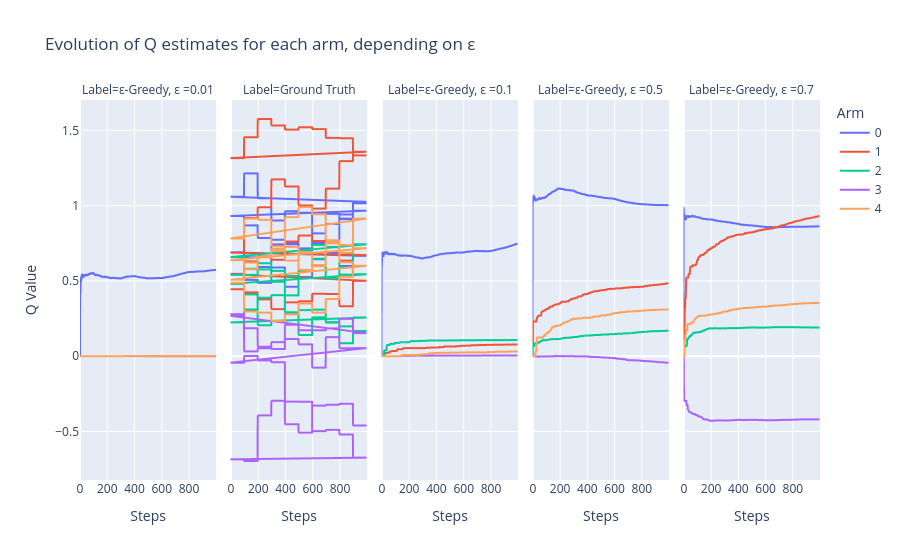

This figure's notebook cell:
### Code cell
plot_Q_evolution(Q_t_eps)

### Figure 1 — Plotly figure (JSON) as saved in the notebook; plotly's stock layout.template omitted (floating-point values rounded to 4 significant figures; data arrays with more than 128 entries replaced by an {"elided": "..."} marker saying what was removed)
{"data": [{"hovertemplate": "Arm=0<br>Label=ε-Greedy, ε =0.01<br>Steps=%{x}<br>Q Value=%{y}<extra></extra>", "legendgroup": "0", "line": {"color": "#636efa", "dash": "solid"}, "marker": {"symbol": "circle"}, "mode": "lines", "name": "0", "showlegend": true, "type": "scattergl", "x": {"elided": "1000 int values"}, "xaxis": "x", "y": {"elided": "1000 float values"}, "yaxis": "y"}, {"hovertemplate": "Arm=0<br>Label=Ground Truth<br>Steps=%{x}<br>Q Value=%{y}<extra></extra>", "legendgroup": "0", "line": {"color": "#636efa", "dash": "solid"}, "marker": {"symbol": "circle"}, "mode": "lines", "name": "0", "showlegend": false, "type": "scattergl", "x": {"elided": "4000 int values"}, "xaxis": "x2", "y": {"elided": "4000 float values"}, "yaxis": "y2"}, {"hovertemplate": "Arm=0<br>Label=ε-Greedy, ε =0.1<br>Steps=%{x}<br>Q Value=%{y}<extra></extra>", "legendgroup": "0", "line": {"color": "#636efa", "dash": "solid"}, "marker": {"symbol": "circle"}, "mode": "lines", "name": "0", "showlegend": false, "type": "scattergl", "x": {"elided": "1000 int values"}, "xaxis": "x3", "y": {"elided": "1000 float values"}, "yaxis": "y3"}, {"hovertemplate": "Arm=0<br>Label=ε-Greedy, ε =0.5<br>Steps=%{x}<br>Q Value=%{y}<extra></extra>", "legendgroup": "0", "line": {"color": "#636efa", "dash": "solid"}, "marker": {"symbol": "circle"}, "mode": "lines", "name": "0", "showlegend": false, "type": "scattergl", "x": {"elided": "1000 int values"}, "xaxis": "x4", "y": {"elided": "1000 float values"}, "yaxis": "y4"}, {"hovertemplate": "Arm=0<br>Label=ε-Greedy, ε =0.7<br>Steps=%{x}<br>Q Value=%{y}<extra></extra>", "legendgroup": "0", "line": {"color": "#636efa", "dash": "solid"}, "marker": {"symbol": "circle"}, "mode": "lines", "name": "0", "showlegend": false, "type": "scattergl", "x": {"elided": "1000 int values"}, "xaxis": "x5", "y": {"elided": "1000 float values"}, "yaxis": "y5"}, {"hovertemplate": "Arm=1<br>Label=ε-Greedy, ε =0.01<br>Steps=%{x}<br>Q Value=%{y}<extra></extra>", "legendgroup": "1", "line": {"color": "#EF553B", "dash": "solid"}, "marker": {"symbol": "circle"}, "mode": "lines", "name": "1", "showlegend": true, "type": "scattergl", "x": {"elided": "1000 int values"}, "xaxis": "x", "y": {"elided": "1000 int values"}, "yaxis": "y"}, {"hovertemplate": "Arm=1<br>Label=Ground Truth<br>Steps=%{x}<br>Q Value=%{y}<extra></extra>", "legendgroup": "1", "line": {"color": "#EF553B", "dash": "solid"}, "marker": {"symbol": "circle"}, "mode": "lines", "name": "1", "showlegend": false, "type": "scattergl", "x": {"elided": "4000 int values"}, "xaxis": "x2", "y": {"elided": "4000 float values"}, "yaxis": "y2"}, {"hovertemplate": "Arm=1<br>Label=ε-Greedy, ε =0.1<br>Steps=%{x}<br>Q Value=%{y}<extra></extra>", "legendgroup": "1", "line": {"color": "#EF553B", "dash": "solid"}, "marker": {"symbol": "circle"}, "mode": "lines", "name": "1", "showlegend": false, "type": "scattergl", "x": {"elided": "1000 int values"}, "xaxis": "x3", "y": {"elided": "1000 float values"}, "yaxis": "y3"}, {"hovertemplate": "Arm=1<br>Label=ε-Greedy, ε =0.5<br>Steps=%{x}<br>Q Value=%{y}<extra></extra>", "legendgroup": "1", "line": {"color": "#EF553B", "dash": "solid"}, "marker": {"symbol": "circle"}, "mode": "lines", "name": "1", "showlegend": false, "type": "scattergl", "x": {"elided": "1000 int values"}, "xaxis": "x4", "y": {"elided": "1000 float values"}, "yaxis": "y4"}, {"hovertemplate": "Arm=1<br>Label=ε-Greedy, ε =0.7<br>Steps=%{x}<br>Q Value=%{y}<extra></extra>", "legendgroup": "1", "line": {"color": "#EF553B", "dash": "solid"}, "marker": {"symbol": "circle"}, "mode": "lines", "name": "1", "showlegend": false, "type": "scattergl", "x": {"elided": "1000 int values"}, "xaxis": "x5", "y": {"elided": "1000 float values"}, "yaxis": "y5"}, {"hovertemplate": "Arm=2<br>Label=ε-Greedy, ε =0.01<br>Steps=%{x}<br>Q Value=%{y}<extra></extra>", "legendgroup": "2", "line": {"color": "#00cc96", "dash": "solid"}, "marker": {"symbol": "circle"}, "mode": "lines", "name": "2", "showlegend": true, "type": "scattergl", "x": {"elided": "1000 int values"}, "xaxis": "x", "y": {"elided": "1000 float values"}, "yaxis": "y"}, {"hovertemplate": "Arm=2<br>Label=Ground Truth<br>Steps=%{x}<br>Q Value=%{y}<extra></extra>", "legendgroup": "2", "line": {"color": "#00cc96", "dash": "solid"}, "marker": {"symbol": "circle"}, "mode": "lines", "name": "2", "showlegend": false, "type": "scattergl", "x": {"elided": "4000 int values"}, "xaxis": "x2", "y": {"elided": "4000 float values"}, "yaxis": "y2"}, {"hovertemplate": "Arm=2<br>Label=ε-Greedy, ε =0.1<br>Steps=%{x}<br>Q Value=%{y}<extra></extra>", "legendgroup": "2", "line": {"color": "#00cc96", "dash": "solid"}, "marker": {"symbol": "circle"}, "mode": "lines", "name": "2", "showlegend": false, "type": "scattergl", "x": {"elided": "1000 int values"}, "xaxis": "x3", "y": {"elided": "1000 float values"}, "yaxis": "y3"}, {"hovertemplate": "Arm=2<br>Label=ε-Greedy, ε =0.5<br>Steps=%{x}<br>Q Value=%{y}<extra></extra>", "legendgroup": "2", "line": {"color": "#00cc96", "dash": "solid"}, "marker": {"symbol": "circle"}, "mode": "lines", "name": "2", "showlegend": false, "type": "scattergl", "x": {"elided": "1000 int values"}, "xaxis": "x4", "y": {"elided": "1000 float values"}, "yaxis": "y4"}, {"hovertemplate": "Arm=2<br>Label=ε-Greedy, ε =0.7<br>Steps=%{x}<br>Q Value=%{y}<extra></extra>", "legendgroup": "2", "line": {"color": "#00cc96", "dash": "solid"}, "marker": {"symbol": "circle"}, "mode": "lines", "name": "2", "showlegend": false, "type": "scattergl", "x": {"elided": "1000 int values"}, "xaxis": "x5", "y": {"elided": "1000 float values"}, "yaxis": "y5"}, {"hovertemplate": "Arm=3<br>Label=ε-Greedy, ε =0.01<br>Steps=%{x}<br>Q Value=%{y}<extra></extra>", "legendgroup": "3", "line": {"color": "#ab63fa", "dash": "solid"}, "marker": {"symbol": "circle"}, "mode": "lines", "name": "3", "showlegend": true, "type": "scattergl", "x": {"elided": "1000 int values"}, "xaxis": "x", "y": {"elided": "1000 float values"}, "yaxis": "y"}, {"hovertemplate": "Arm=3<br>Label=Ground Truth<br>Steps=%{x}<br>Q Value=%{y}<extra></extra>", "legendgroup": "3", "line": {"color": "#ab63fa", "dash": "solid"}, "marker": {"symbol": "circle"}, "mode": "lines", "name": "3", "showlegend": false, "type": "scattergl", "x": {"elided": "4000 int values"}, "xaxis": "x2", "y": {"elided": "4000 float values"}, "yaxis": "y2"}, {"hovertemplate": "Arm=3<br>Label=ε-Greedy, ε =0.1<br>Steps=%{x}<br>Q Value=%{y}<extra></extra>", "legendgroup": "3", "line": {"color": "#ab63fa", "dash": "solid"}, "marker": {"symbol": "circle"}, "mode": "lines", "name": "3", "showlegend": false, "type": "scattergl", "x": {"elided": "1000 int values"}, "xaxis": "x3", "y": {"elided": "1000 float values"}, "yaxis": "y3"}, {"hovertemplate": "Arm=3<br>Label=ε-Greedy, ε =0.5<br>Steps=%{x}<br>Q Value=%{y}<extra></extra>", "legendgroup": "3", "line": {"color": "#ab63fa", "dash": "solid"}, "marker": {"symbol": "circle"}, "mode": "lines", "name": "3", "showlegend": false, "type": "scattergl", "x": {"elided": "1000 int values"}, "xaxis": "x4", "y": {"elided": "1000 float values"}, "yaxis": "y4"}, {"hovertemplate": "Arm=3<br>Label=ε-Greedy, ε =0.7<br>Steps=%{x}<br>Q Value=%{y}<extra></extra>", "legendgroup": "3", "line": {"color": "#ab63fa", "dash": "solid"}, "marker": {"symbol": "circle"}, "mode": "lines", "name": "3", "showlegend": false, "type": "scattergl", "x": {"elided": "1000 int values"}, "xaxis": "x5", "y": {"elided": "1000 float values"}, "yaxis": "y5"}, {"hovertemplate": "Arm=4<br>Label=ε-Greedy, ε =0.01<br>Steps=%{x}<br>Q Value=%{y}<extra></extra>", "legendgroup": "4", "line": {"color": "#FFA15A", "dash": "solid"}, "marker": {"symbol": "circle"}, "mode": "lines", "name": "4", "showlegend": true, "type": "scattergl", "x": {"elided": "1000 int values"}, "xaxis": "x", "y": {"elided": "1000 float values"}, "yaxis": "y"}, {"hovertemplate": "Arm=4<br>Label=Ground Truth<br>Steps=%{x}<br>Q Value=%{y}<extra></extra>", "legendgroup": "4", "line": {"color": "#FFA15A", "dash": "solid"}, "marker": {"symbol": "circle"}, "mode": "lines", "name": "4", "showlegend": false, "type": "scattergl", "x": {"elided": "4000 int values"}, "xaxis": "x2", "y": {"elided": "4000 float values"}, "yaxis": "y2"}, {"hovertemplate": "Arm=4<br>Label=ε-Greedy, ε =0.1<br>Steps=%{x}<br>Q Value=%{y}<extra></extra>", "legendgroup": "4", "line": {"color": "#FFA15A", "dash": "solid"}, "marker": {"symbol": "circle"}, "mode": "lines", "name": "4", "showlegend": false, "type": "scattergl", "x": {"elided": "1000 int values"}, "xaxis": "x3", "y": {"elided": "1000 float values"}, "yaxis": "y3"}, {"hovertemplate": "Arm=4<br>Label=ε-Greedy, ε =0.5<br>Steps=%{x}<br>Q Value=%{y}<extra></extra>", "legendgroup": "4", "line": {"color": "#FFA15A", "dash": "solid"}, "marker": {"symbol": "circle"}, "mode": "lines", "name": "4", "showlegend": false, "type": "scattergl", "x": {"elided": "1000 int values"}, "xaxis": "x4", "y": {"elided": "1000 float values"}, "yaxis": "y4"}, {"hovertemplate": "Arm=4<br>Label=ε-Greedy, ε =0.7<br>Steps=%{x}<br>Q Value=%{y}<extra></extra>", "legendgroup": "4", "line": {"color": "#FFA15A", "dash": "solid"}, "marker": {"symbol": "circle"}, "mode": "lines", "name": "4", "showlegend": false, "type": "scattergl", "x": {"elided": "1000 int values"}, "xaxis": "x5", "y": {"elided": "1000 float values"}, "yaxis": "y5"}], "layout": {"annotations": [{"font": {}, "showarrow": false, "text": "Label=ε-Greedy, ε =0.01", "x": 0.092, "xanchor": "center", "xref": "paper", "y": 1, "yanchor": "bottom", "yref": "paper"}, {"font": {}, "showarrow": false, "text": "Label=Ground Truth", "x": 0.296, "xanchor": "center", "xref": "paper", "y": 1, "yanchor": "bottom", "yref": "paper"}, {"font": {}, "showarrow": false, "text": "Label=ε-Greedy, ε =0.1", "x": 0.5, "xanchor": "center", "xref": "paper", "y": 1, "yanchor": "bottom", "yref": "paper"}, {"font": {}, "showarrow": false, "text": "Label=ε-Greedy, ε =0.5", "x": 0.704, "xanchor": "center", "xref": "paper", "y": 1, "yanchor": "bottom", "yref": "paper"}, {"font": {}, "showarrow": false, "text": "Label=ε-Greedy, ε =0.7", "x": 0.908, "xanchor": "center", "xref": "paper", "y": 1, "yanchor": "bottom", "yref": "paper"}], "legend": {"title": {"text": "Arm"}, "tracegroupgap": 0}, "title": {"text": "Evolution of Q estimates for each arm, depending on ε"}, "xaxis": {"anchor": "y", "domain": [0, 0.184], "title": {"text": "Steps"}}, "xaxis2": {"anchor": "y2", "domain": [0.204, 0.388], "matches": "x", "title": {"text": "Steps"}}, "xaxis3": {"anchor": "y3", "domain": [0.408, 0.592], "matches": "x", "title": {"text": "Steps"}}, "xaxis4": {"anchor": "y4", "domain": [0.612, 0.796], "matches": "x", "title": {"text": "Steps"}}, "xaxis5": {"anchor": "y5", "domain": [0.816, 1], "matches": "x", "title": {"text": "Steps"}}, "yaxis": {"anchor": "x", "domain": [0, 1], "title": {"text": "Q Value"}}, "yaxis2": {"anchor": "x2", "domain": [0, 1], "matches": "y", "showticklabels": false}, "yaxis3": {"anchor": "x3", "domain": [0, 1], "matches": "y", "showticklabels": false}, "yaxis4": {"anchor": "x4", "domain": [0, 1], "matches": "y", "showticklabels": false}, "yaxis5": {"anchor": "x5", "domain": [0, 1], "matches": "y", "showticklabels": false}}}
